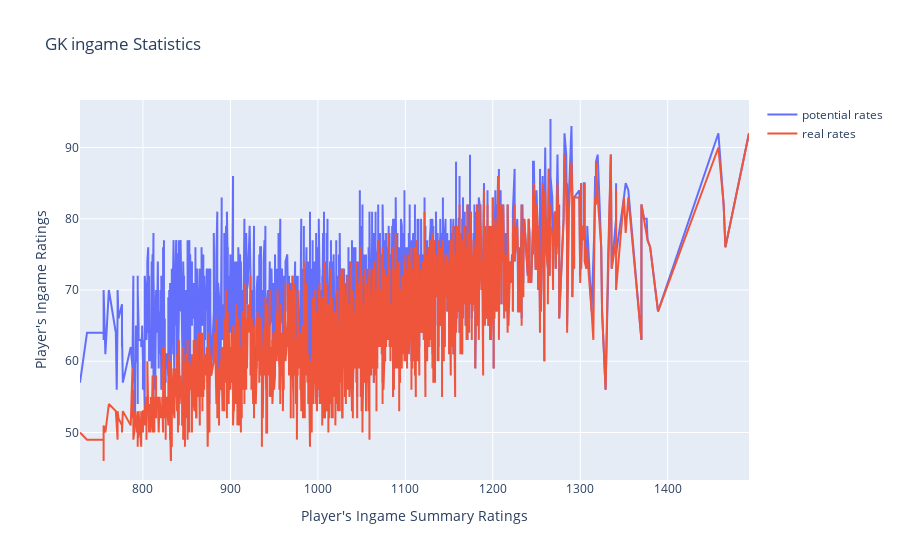

Notebook cell for this chart:
### Markdown cell above
## Гистограмма игровых статистик укажет зависимость основных и возможных показателей всех голкипперов мира к их общему рейтингу

### Code cell
trace_1 = go.Scatter(
    x=data_gk.Special,
    y=data_gk.Potential,
    mode = 'lines',
    name = 'potential rates'
)
trace_2 = go.Scatter(
    x=data_gk.Special,
    y=data_gk.Overall,
    mode = 'lines',
    name = 'real rates'
)

dataset = [trace]
layout = go.Layout(barmode = "group", title='GK ingame Statistics',
                   xaxis= dict(title= "Player's Ingame Summary Ratings",ticklen= 5,zeroline= False), 
                   yaxis= dict(title= "Player's Ingame Ratings",ticklen= 5,zeroline= False))

fig = go.Figure(data = [trace_1, trace_2], layout = layout)
offline.iplot(fig, validate=False)

### Figure 1 — Plotly figure (JSON) as saved in the notebook; plotly's stock layout.template omitted (floating-point values rounded to 4 significant figures; data arrays with more than 128 entries replaced by an {"elided": "..."} marker saying what was removed)
{"data": [{"mode": "lines", "name": "potential rates", "type": "scatter", "x": {"elided": "2029 int values"}, "y": {"elided": "2029 int values"}}, {"mode": "lines", "name": "real rates", "type": "scatter", "x": {"elided": "2029 int values"}, "y": {"elided": "2029 int values"}}], "layout": {"barmode": "group", "title": {"text": "GK ingame Statistics"}, "xaxis": {"ticklen": 5, "title": {"text": "Player's Ingame Summary Ratings"}, "zeroline": false}, "yaxis": {"ticklen": 5, "title": {"text": "Player's Ingame Ratings"}, "zeroline": false}}}
